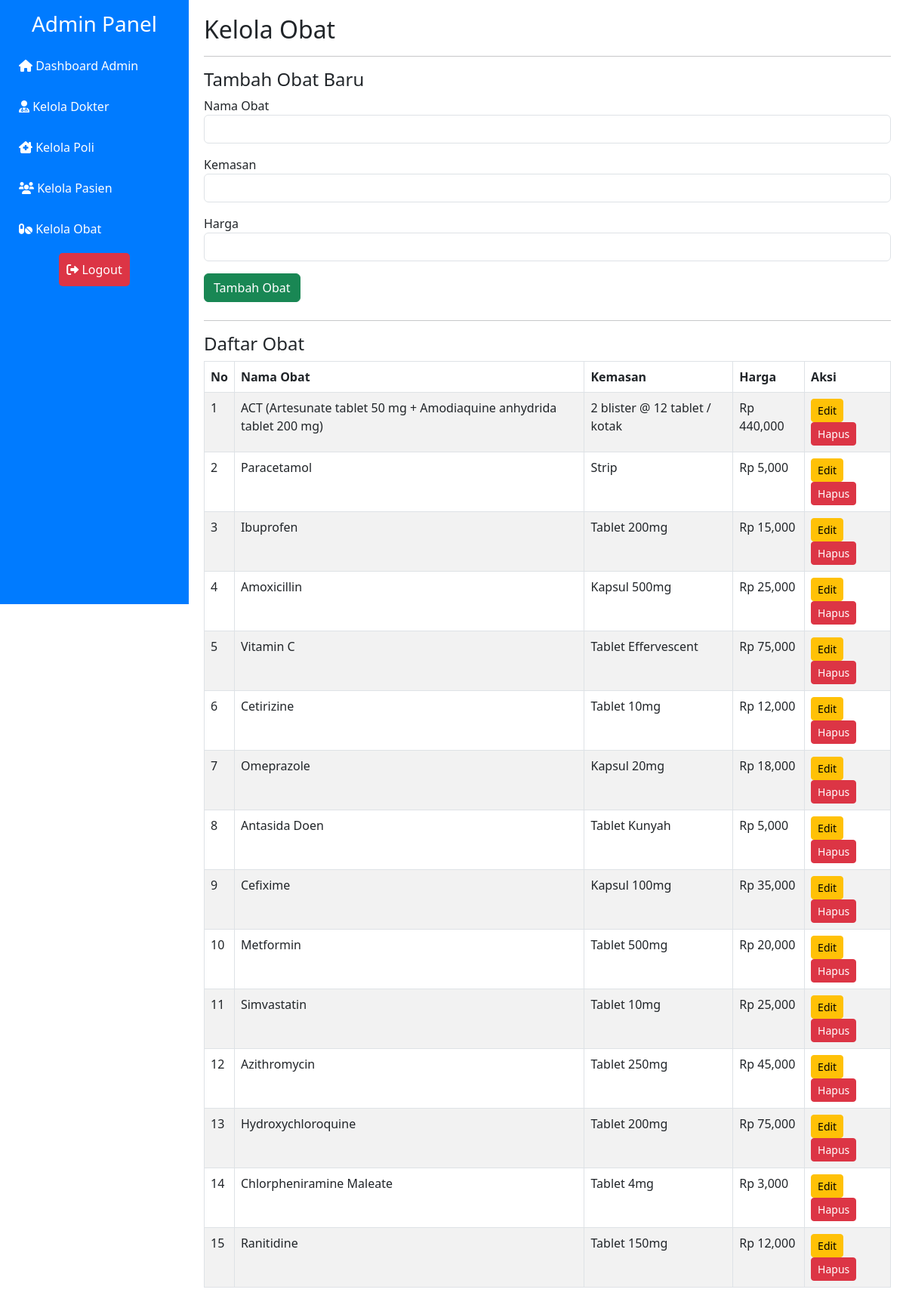
Page /admin/obat.php on the committed database.
### tables this page shows
CREATE TABLE `obat` (
  `id_obat` int NOT NULL,
  `nama_obat` varchar(255) NOT NULL,
  `kemasan` varchar(35) DEFAULT NULL,
  `harga` int UNSIGNED DEFAULT '0'
);

### admin/obat.php (the view, shortened to what this page needs)
<?php
include('../includes/db.php');
$obat_result = mysqli_query($conn, "SELECT * FROM Obat");
$edit_data = null;
?>
<!DOCTYPE html>
<html lang="en">
<head>
    <link href="https://cdn.jsdelivr.net/npm/bootstrap@5.3.0-alpha3/dist/css/bootstrap.min.css" rel="stylesheet">
    <link rel="stylesheet" href="https://cdnjs.cloudflare.com/ajax/libs/font-awesome/6.0.0-beta3/css/all.min.css">
    <link href="../assets/style.css" rel="stylesheet">
</head>
<body>
    <div class="sidebar d-md-block" id="sidebar">
        <h3 class="text-center mb-3">Admin Panel</h3>
        <a href="dashboard.php"><i class="fas fa-home"></i> Dashboard Admin</a>
        <a href="dokter.php"><i class="fas fa-user-md"></i> Kelola Dokter</a>
        <a href="poli.php"><i class="fas fa-clinic-medical"></i> Kelola Poli</a>
        <a href="pasien.php"><i class="fas fa-users"></i> Kelola Pasien</a>
        <a href="obat.php"><i class="fas fa-pills"></i> Kelola Obat</a>
        <div class="logout mt-auto">
            <a href="../logout.php"><i class="fas fa-sign-out-alt"></i> Logout</a>
        </div>
    </div>
    <div class="content" id="content">
        <h2>Kelola Obat</h2>
        <hr>
        <div class="mb-4">
            <h4><?= $edit_data ? "Edit Obat" : "Tambah Obat Baru" ?></h4>
            <form method="POST">
                <div class="mb-3">
                    <label>Nama Obat</label>
                    <input type="text" name="nama_obat" class="form-control" value="<?= $edit_data ? $edit_data['nama_obat'] : '' ?>" required>
                </div>
                <div class="mb-3">
                    <label>Kemasan</label>
                    <input type="text" name="kemasan" class="form-control" value="<?= $edit_data ? $edit_data['kemasan'] : '' ?>" required>
                </div>
                <div class="mb-3">
                    <label>Harga</label>
                    <input type="number" name="harga" class="form-control" value="<?= $edit_data ? $edit_data['harga'] : '' ?>" required>
                </div>
                <button type="submit" name="create_or_update_obat" class="btn btn-success"><?= $edit_data ? "Perbarui Obat" : "Tambah Obat" ?></button>
            </form>
        </div>
        <hr>
        <h4>Daftar Obat</h4>
        <table class="table table-bordered table-striped">
            <thead>
                <tr>
                    <th>No</th>
                    <th>Nama Obat</th>
                    <th>Kemasan</th>
                    <th>Harga</th>
                    <th>Aksi</th>
                </tr>
            </thead>
            <tbody>
                <?php
                $no = 1;
                while ($obat = mysqli_fetch_assoc($obat_result)) { ?>
                    <tr>
                        <td><?= $no++ ?></td>
                        <td><?= $obat['nama_obat'] ?></td>
                        <td><?= $obat['kemasan'] ?></td>
                        <td>Rp <?= number_format($obat['harga']) ?></td>
                        <td>
                            <a href="obat.php?edit_id=<?= $obat['id_obat'] ?>" class="btn btn-warning btn-sm">Edit</a>
                            <a href="obat.php?delete_id=<?= $obat['id_obat'] ?>" class="btn btn-danger btn-sm" onclick="return confirm('Yakin ingin menghapus obat ini?')">Hapus</a>
                        </td>
                    </tr>
                <?php } ?>
            </tbody>
        </table>
    </div>
</body>
</html>

### assets/style.css (style rules this page uses)
.sidebar { height: 100vh; background-color: #007bff; color: white; padding: 15px; position: fixed; top: 0; left: 0; width: 250px; z-index: 1000; display: flex; flex-direction: column; }
.sidebar a { color: white; text-decoration: none; margin-bottom: 10px; display: block; padding: 10px; border-radius: 5px; }
.logout { margin-top: auto; text-align: center; }
.logout a { color: white; padding: 10px; background-color: #dc3545; border-radius: 5px; display: inline-block; }
.content { margin-left: 250px; padding: 20px; transition: margin-left 0.3s ease-in-out; }

### rows in the picture
obat: nama_obat "ACT (Artesunate tablet 50 mg + Amodiaquine anhydrida tablet 200 mg)", kemasan "2 blister @ 12 tablet / kotak", harga "440,000"
obat: nama_obat "Paracetamol", kemasan "Strip", harga "5,000"
obat: nama_obat "Ibuprofen", kemasan "Tablet 200mg", harga "15,000"
obat: nama_obat "Amoxicillin", kemasan "Kapsul 500mg", harga "25,000"
obat: nama_obat "Vitamin C", kemasan "Tablet Effervescent", harga "75,000"
obat: nama_obat "Cetirizine", kemasan "Tablet 10mg", harga "12,000"
obat: nama_obat "Omeprazole", kemasan "Kapsul 20mg", harga "18,000"
obat: nama_obat "Antasida Doen", kemasan "Tablet Kunyah", harga "5,000"
obat: nama_obat "Cefixime", kemasan "Kapsul 100mg", harga "35,000"
obat: nama_obat "Metformin", kemasan "Tablet 500mg", harga "20,000"
obat: nama_obat "Simvastatin", kemasan "Tablet 10mg", harga "25,000"
obat: nama_obat "Azithromycin", kemasan "Tablet 250mg", harga "45,000"
obat: nama_obat "Hydroxychloroquine", kemasan "Tablet 200mg", harga "75,000"
obat: nama_obat "Chlorpheniramine Maleate", kemasan "Tablet 4mg", harga "3,000"
obat: nama_obat "Ranitidine", kemasan "Tablet 150mg", harga "12,000"
